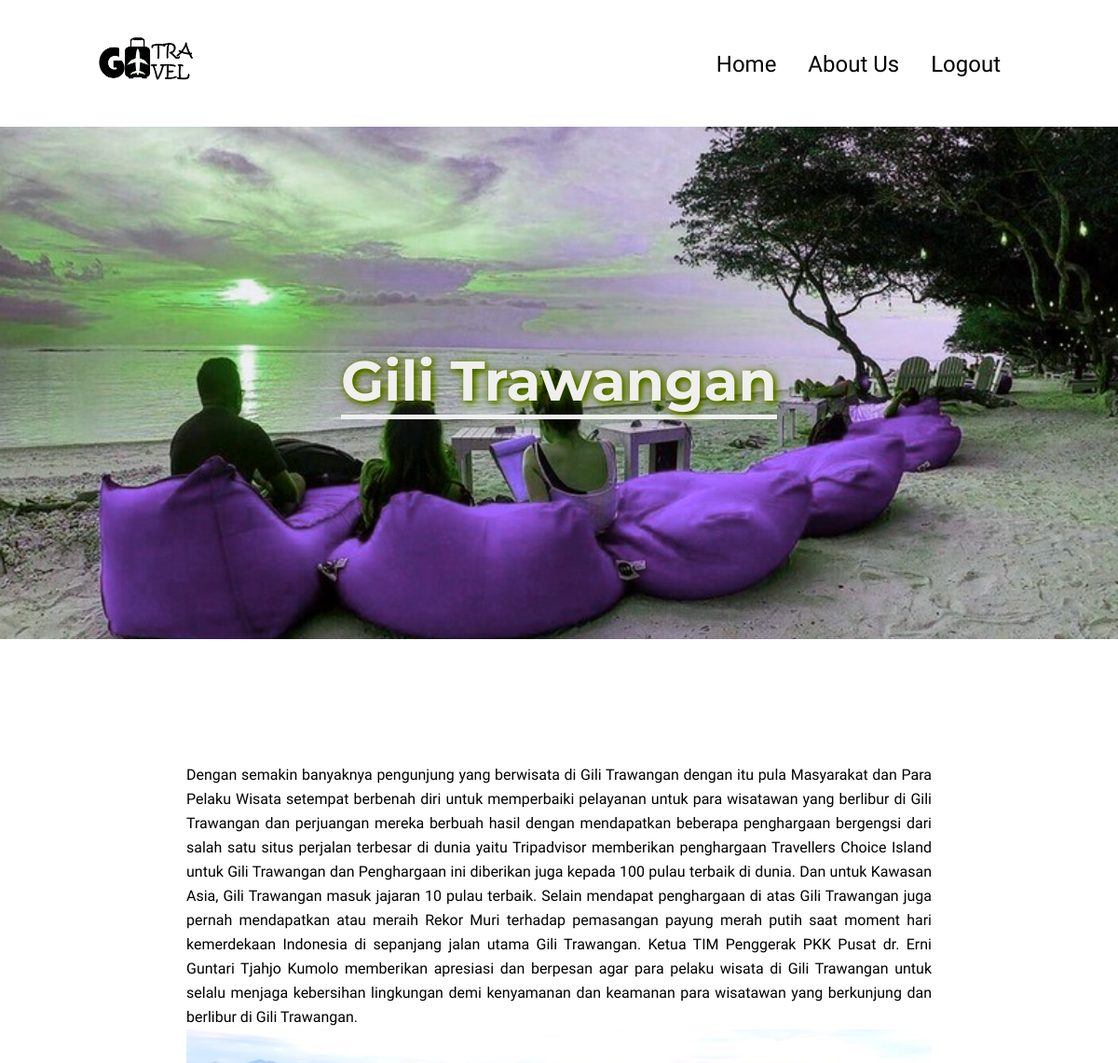
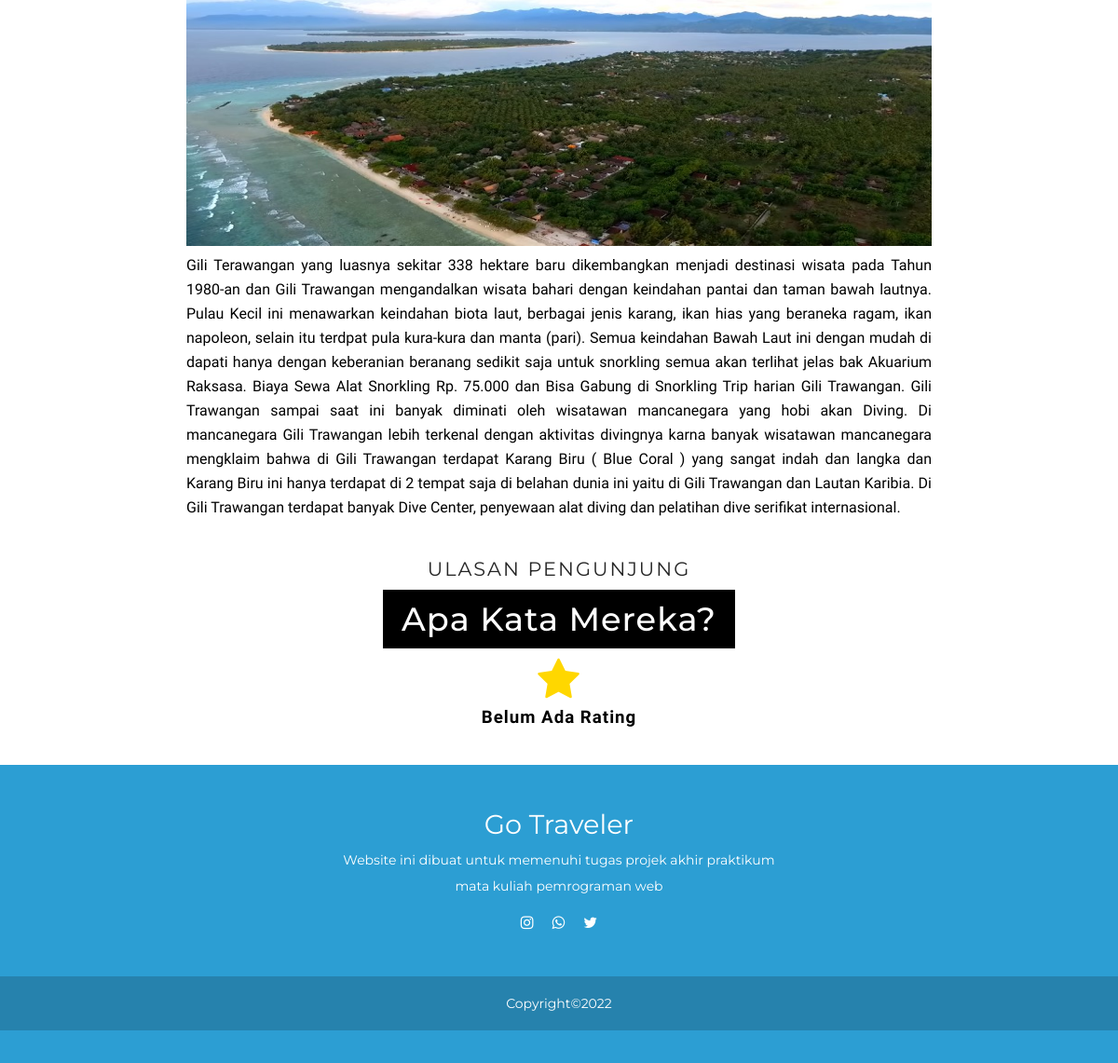
/login/admin/artikel.php?id=15, run on the app's committed database (2 pictures, top to bottom).
### tables this page shows
CREATE TABLE `tb_artikel` (
  `id` int(11) NOT NULL,
  `judul` varchar(100) NOT NULL,
  `deskr` text NOT NULL,
  `deskr2` text NOT NULL,
  `foto_artikel` text NOT NULL,
  `foto_artikel2` text NOT NULL,
  `foto_cover` text NOT NULL
);

### login/admin/artikel.php (the view, shortened to what this page needs)
<?php
require '../../koneksi.php';
$id = $_GET['id'];
$result = mysqli_query($conn, "SELECT judul, deskr, deskr2, foto_artikel, foto_artikel2 FROM tb_artikel WHERE id = $id;");
$tb_artikel=[];
while($row = mysqli_fetch_assoc($result)){
	$tb_artikel[]=$row;
}
$content = $tb_artikel[0];
$rata2 = mysqli_query($conn, "SELECT id_artikel, COALESCE(CAST(AVG(rate) AS decimal(2, 1)), 0) AS 'rata-rata' FROM tb_komen WHERE id_artikel = $id;");
$row2 = mysqli_fetch_assoc($rata2);
$avg = $row2['rata-rata'];
?>
<!DOCTYPE html>
<html>
<head>
	<link rel="stylesheet" href="https://cdnjs.cloudflare.com/ajax/libs/font-awesome/4.7.0/css/font-awesome.min.css" />
	<link rel="stylesheet" type="text/css" href="artikel.css">
</head>
<body>
	<div class="kontainer">
		<div class="navbar"><a href="../../">
            <img src="../../image/logo.png" class="logo"></a>
            <nav>
                <ul id="menuList">
                    <li><a href="../../">Home</a></li>
                    <li><a href="../../aboutus.php">About Us</a></li>
                    <li><a href="../../logout.php">Logout</a></li>
                </ul>
            </nav>
        </div>
	</div>
	<div class="hero-nav" style="background-image: url('../../image/artikel/<?= $content["foto_artikel"] ?>');">
		<div class="hero-nav__inner">
			<h1><?php echo $content["judul"]; ?></h1>
		</div>
	</div>
	<br>
	<div class="page-content">
		<p align="justify">
			<?php echo $content["deskr"]; ?>
		</p>
		<img src="../../image/artikel/<?= $content['foto_artikel2'] ?>">
		<p align="justify">
			<?php echo $content["deskr2"]; ?>
		</p>
	</div>
	<section id="testimonials">
		<div class="testimonials-heading">
			<span>Ulasan Pengunjung</span>
			<h1 id="komen">Apa Kata Mereka?</h1>
			<h2><i class="fa fa-star"></i><?php if($avg==0){
				echo "<h3>Belum Ada Rating</h3>";
			}else {echo $avg;} ?></h2>
		</div>
	</section>
	<footer>
        <div class="footer-content">
            <h3>Go Traveler</h3>
            <p>Website ini dibuat untuk memenuhi tugas projek akhir praktikum mata kuliah pemrograman web</p>
            <ul class="socials">
                <li><a href="" class="fa fa-instagram" ></a></li>
                <li><a href="" class="fa fa-whatsapp" ></a></li>
                <li><a href="" class="fa fa-twitter" ></a></li>
            </ul>
        </div>
        <div class="footer-bottom">
            <p>Copyright&copy;2022</p>
        </div>
    </footer>
</body>
</html>

### login/admin/artikel.css (style rules this page uses)
* { margin: 0; padding: 0; font-family: 'Patrick Hand', cursive; }
.kontainer { width: 100%; min-height: 100vh; padding-left: 8%; padding-right: 8%; box-sizing: border-box; overflow: hidden; }
.navbar { width: 100%; display: flex; align-items: center; }
.logo { width: 130px; cursor: pointer; margin: 30px 0; }
nav { flex: 1; text-align: right; }
nav ul li { list-style: none; display: inline-block; margin-right: 30px; }
nav ul li a { text-decoration: none; color: #000; font-size: 24px; }
.hero-nav { top: 17vh; right: 0; bottom: 0; left: 0; display: flex; justify-content: center; align-items: center; height: 550px; min-height: 105px; background-size: cover; background-position: center; filter: hue-rotate(80deg); position: absolute; overflow: hidden; }
.hero-nav__inner { z-index: 1; }
h1 { color: #efefef; font-size: 5vw; font-family: 'Montserrat', sans-serif; text-shadow: 2px 2px 8px #FF0000; border-bottom: 5px solid; }
.page-content { width: 50em; margin: 0 auto; line-height: 1.625; }
.page-content img { width: 100%; height: 300px; }
a { text-decoration: none; }
#testimonials { display: flex; justify-content: center; align-items: center; flex-direction: column; width: 100%; }
.testimonials-heading { letter-spacing: 1px; margin: 30px 0px; padding: 10px 20px; display: flex; flex-direction: column; justify-content: center; align-items: center; }
.testimonials-heading h1 { font-size: 2.2rem; font-weight: 500; background-color: #000; color: #fff; padding: 10px 20px; text-shadow: none; }
.testimonials-heading h2 { color: gold; font-size: 3rem; font-family: 'Montserrat', sans-serif; }
.testimonials-heading span { font-size: 1.3rem; color: #252525; margin-bottom: 10px; letter-spacing: 2px; text-transform: uppercase; font-family: 'Montserrat', sans-serif; }
footer { position: relative; bottom: 0; left: 0; right: 0; background-color: rgb(44, 158, 211); height: 35vh; width: 100%; font-family: "Open Sans"; padding-top: 40px; color: #ffff; }
.footer-content { display: flex; align-items: center; justify-content: center; flex-direction: column; text-align: center; }
.footer-content h3 { font-size: 1.8rem; font-weight: 400; text-transform: capitalize; line-height: 3rem; font-family: 'Montserrat', sans-serif; }
.footer-content p { max-width: 500px; margin: auto; line-height: 28px; font-size: 14px; font-family: 'Montserrat', sans-serif; }
.socials { list-style: none; display: flex; align-items: center; justify-content: center; margin: 1rem 0 3rem 0; }
.socials li { margin: 0 10px; }
.socials a { text-decoration: none; color: #fff; }
.footer-bottom { background-color: rgb(38, 130, 173); width: 100%; padding: 20px 0; text-align: center; }
.footer-bottom p { font-family: 'Montserrat', sans-serif; font-size: 14px; word-spacing: 2px; text-transform: capitalize; }

### data on the page
tb_artikel: foto_artikel (picture), judul "Gili Trawangan", deskr "Dengan semakin banyaknya pengunjung yang berwisata di Gili Trawangan dengan itu pula Masyarakat dan Para Pelaku Wisata setempat berbenah diri untuk memperbaiki pelayanan untuk para wisatawan yang berlibur di Gili Trawangan dan perjuangan mereka berbuah hasil dengan mendapatkan beberapa penghargaan bergengsi dari salah satu situs perjalan terbesar di dunia yaitu Tripadvisor memberikan penghargaan Travellers Choice Island untuk Gili Trawangan dan Penghargaan ini diberikan juga kepada 100 pulau terbaik di dunia. Dan untuk Kawasan Asia, Gili Trawangan masuk jajaran 10 pulau terbaik. Selain mendapat penghargaan di atas Gili Trawangan juga pernah mendapatkan atau meraih Rekor Muri terhadap…", foto_artikel2 (picture), deskr2 "Gili Terawangan yang luasnya sekitar 338 hektare baru dikembangkan menjadi destinasi wisata pada Tahun 1980-an dan Gili Trawangan mengandalkan wisata bahari dengan keindahan pantai dan taman bawah lautnya. Pulau Kecil ini menawarkan keindahan biota laut, berbagai jenis karang, ikan hias yang beraneka ragam, ikan napoleon, selain itu terdpat pula kura-kura dan manta (pari). Semua keindahan Bawah Laut ini dengan mudah di dapati hanya dengan keberanian beranang sedikit saja untuk snorkling semua akan terlihat jelas bak Akuarium Raksasa. Biaya Sewa Alat Snorkling Rp. 75.000 dan Bisa Gabung di Snorkling Trip harian Gili Trawangan. Gili Trawangan sampai saat ini banyak diminati oleh wisatawan…"
